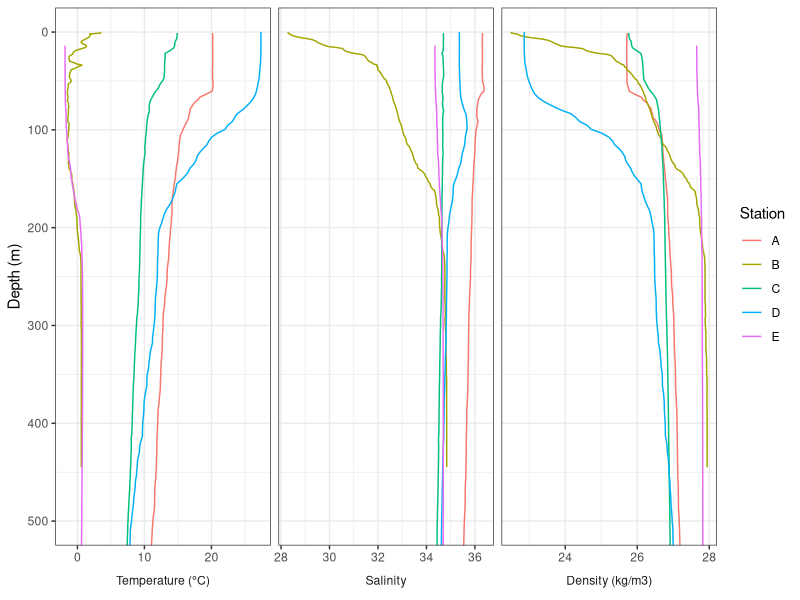
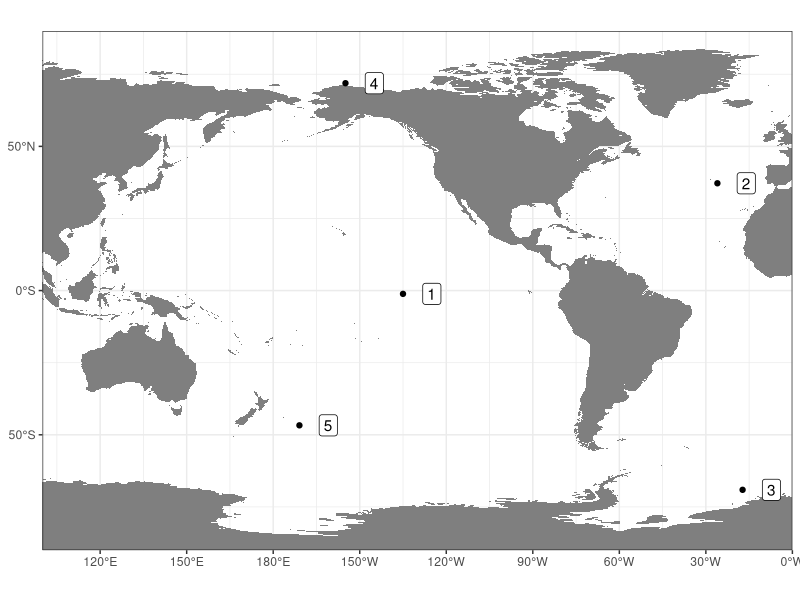
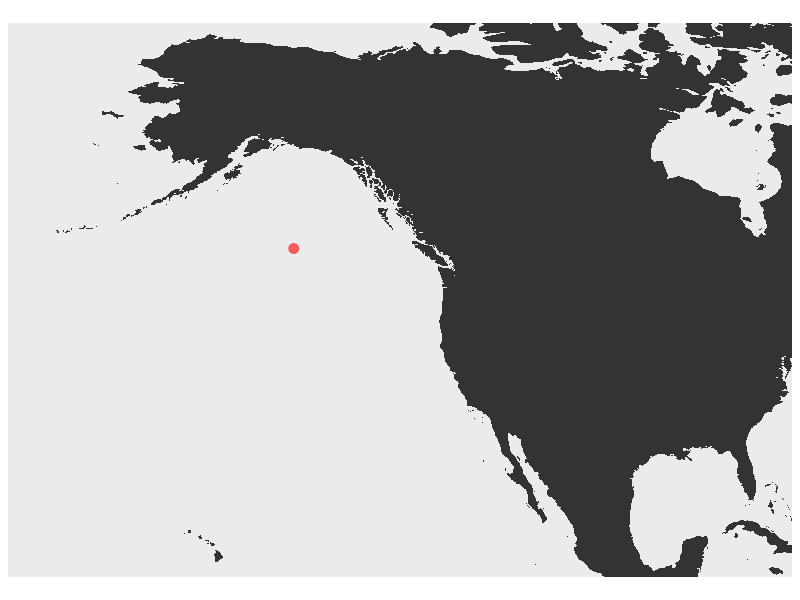

Reproduce these figures in R, in order.
## ---- chunk 1
knitr::opts_chunk$set(echo = FALSE, warning = FALSE, message = FALSE)
library(tidyverse)
## ---- chunk 2
df <- read_csv("data/profiles.csv")

varlabs <- c(theta = "Temperature (°C)",
             sal = "Salinity",
             sigma = "Density (kg/m3)")

gather(df, key, value, theta, sal, sigma) %>%
  ggplot(aes(value, z)) +
  geom_path(aes(color = Cruise)) +
  facet_wrap(~factor(key, c("theta", "sal", "sigma")), 
             nrow = 1, scales = "free_x", 
             strip.position="bottom",
             labeller = as_labeller(varlabs)) +
  scale_y_reverse() +
  coord_cartesian(ylim = c(500,0), expand = TRUE) +
  scale_color_discrete(labels = c("A","B","C","D","E")) +
  labs(x = NULL,
       y = "Depth (m)",
       color = "Station") +
  theme_bw() +
  theme(strip.background = element_blank(),
        strip.placement = "outside")
## ---- chunk 3
xrange <- c(100,360)
xbr <- seq(0,360,30)
xlabs <- ifelse(xbr>180, paste0(360-xbr, "°W"), paste0(xbr,"°E"))

yrange <- c(-90,90)
ybr <- pretty(yrange)
ylabs <- ifelse(ybr>0, paste0(ybr, "°N"), paste0(abs(ybr), "°S"))

group_by(df, Cruise) %>% 
  summarize(lon = mean(lon), lat = mean(lat)) %>%
  ggplot(aes(ifelse(lon<0,lon+360,lon), lat)) +
  geom_polygon(aes(long, lat, group = group), data = map_data("world2"), fill = "grey50") +
  geom_point() +
  geom_label(aes(label = c(2,4,5,1,3)), nudge_x = 10) +
  coord_quickmap(xlim = xrange, ylim = yrange, expand = FALSE) +
  scale_x_continuous(breaks = xbr, labels = xlabs) +
  scale_y_continuous(breaks = ybr, labels = ylabs) +
  labs(x = NULL, y = NULL) +
  theme_bw()

## ---- chunk 4
ggplot() +
  geom_point(aes(x = -144.9, y = 50.1), size = 3, color = "#F25C5C") +
  geom_polygon(aes(long, lat, group = group), data= map_data("world")) +
  coord_quickmap(xlim = c(-180,-80), ylim = c(20,70)) +
  labs(x = NULL, y = NULL) +
  scale_y_continuous(breaks = NULL) +
  scale_x_continuous(breaks = NULL)
